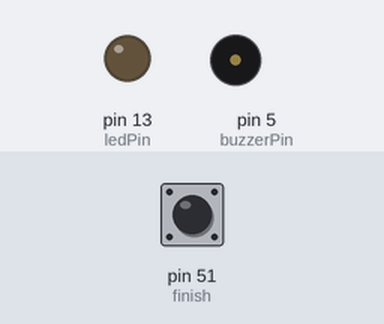
Recording of a sketch running on a simulated Arduino Mega 2560, built with avr-gcc and run on an emulated ATmega2560. Parts: output pins drawn as LEDs (lit = HIGH), buzzer (waves = sounding). The inputs (shaded band) are chosen by the test bench; at power-on: pin 51 (finish) HIGH.

Above: at 1.2 s.
1.3 s: pin 51 (finish) pulled LOW for 0.15 s
At 2.9 s:
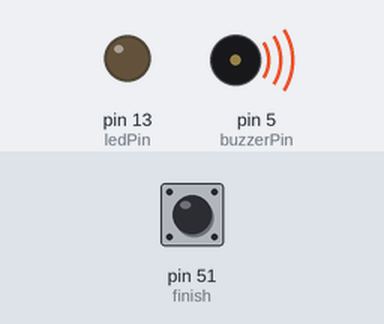
Timing chart, 0 to 4.7 s (numbered marks = the images above; inputs shaded):
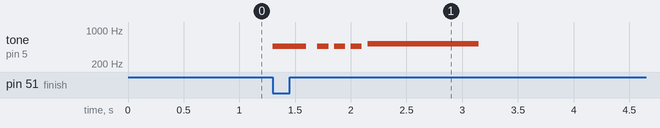

The sketch:

win_condition.ino
```cpp
#include "pitches.h"

int ledPin = 13;
int finish = 51;

int buzzerPin = 5;
bool played;

void setup() {
  pinMode(ledPin, OUTPUT);
  pinMode(finish, INPUT);
  digitalWrite(finish, HIGH);

  played = false;
}

void loop() {
  int digitalVal = digitalRead(finish);

  if(digitalVal == LOW && played == false) {
    tone(buzzerPin, NOTE_AS4, 300);
    delay(400);

    for (int i=0; i<3; i++) {
      tone(buzzerPin, NOTE_AS4, 100);
      delay(150);
    }

    tone(buzzerPin, NOTE_C5, 1000);
    delay(10);

    played = true;
  }
}
```

Measured:
- after the input at 1.3 s, tone on pin 5 (buzzerPin): plays 466 Hz for 0.30 s, 466 Hz for 0.10 s, 466 Hz for 0.10 s, 466 Hz for 0.10 s, 523 Hz for 1.0 s, starting at once
